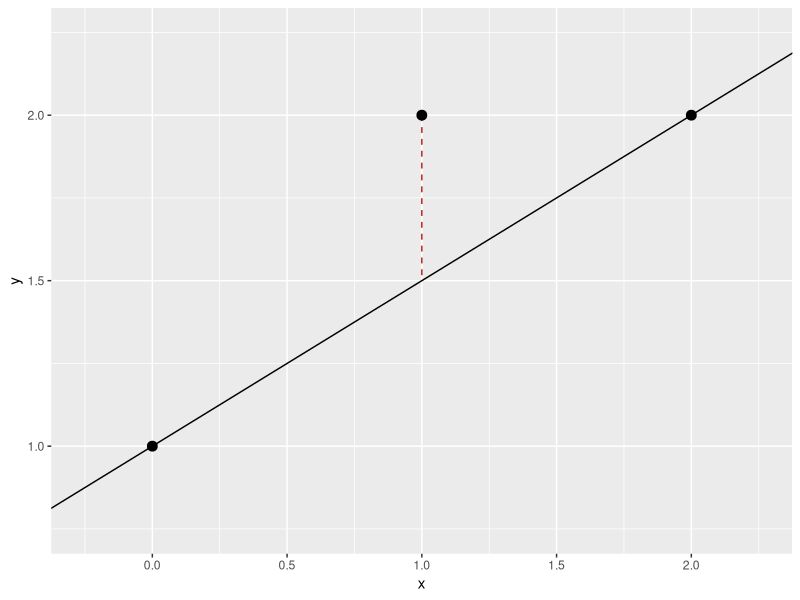

R code for this plot:
## ---- chunk 1
rss_points <- tibble::tibble(x = c(0, 1, 2), y = c(1, 2, 2)) |>
  dplyr::mutate(fitted = 1 + 0.5 * x)

ggplot2::ggplot(rss_points, ggplot2::aes(x = x, y = y)) +
  ggplot2::geom_abline(intercept = 1, slope = 0.5) +
  ggplot2::geom_segment(
    ggplot2::aes(xend = x, yend = fitted),
    linetype = "dashed",
    color = "firebrick"
  ) +
  ggplot2::geom_point(size = 3) +
  ggplot2::coord_cartesian(xlim = c(-0.25, 2.25), ylim = c(0.75, 2.25))
